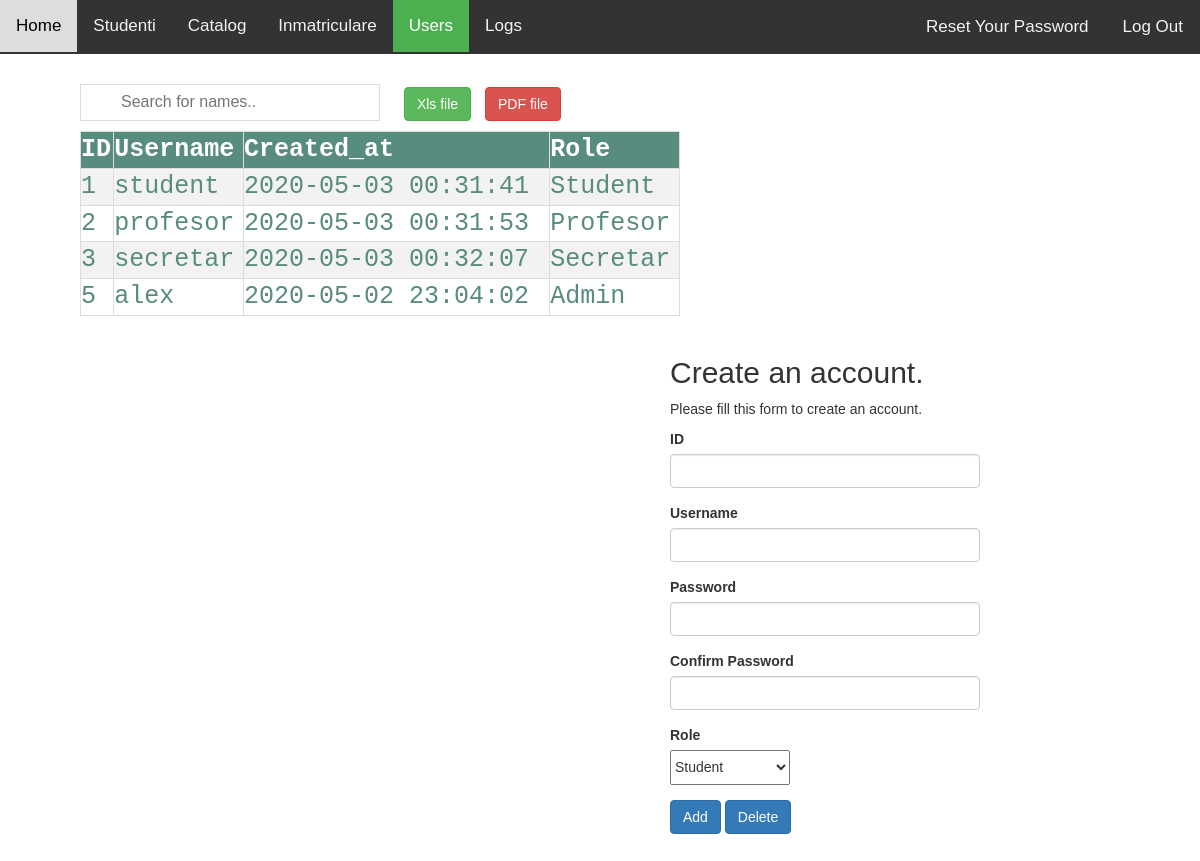
The app's page /source/users.php with its own data.
### tables this page shows
CREATE TABLE `users` (
  `id` int(11) NOT NULL AUTO_INCREMENT,
  `username` varchar(50) NOT NULL,
  `password` varchar(255) NOT NULL,
  `created_at` datetime DEFAULT current_timestamp(),
  `role` varchar(25) NOT NULL,
  PRIMARY KEY (`id`),
  UNIQUE KEY `username` (`username`)
);

### source/users.php (the view, shortened to what this page needs)
<?php
$id = $username = $password = $confirm_password = "";
$id_err = $username_err = $password_err = $confirm_password_err = "";
?>
<!DOCTYPE html>
<html>
<head>
    <link rel="stylesheet" href="https://maxcdn.bootstrapcdn.com/bootstrap/3.3.7/css/bootstrap.css">
</head>
<body>
<div class="topnav">
  <a href="index.php">Home</a>
  <a href="studenti.php">Studenti</a>
  <a href="catalog.php">Catalog</a>
  <a href="inmatriculare.php">Inmatriculare</a>
<a class="active" href="catalog.php">Users</a>
<a href="logs.php">Logs</a>
	<div class="topnav-right">
  		<a href="reset.php" class="btn btn" >Reset Your Password</a>
  		<a href="logout.php" class="btn btn ">Log Out</a>
	</div>
</div>
<span class="column-left" >
<input  type="text" id="myInput" onkeyup="myFunction()" placeholder="Search for names..">
<button class="btn btn-success" id= "btnXls" onclick="exportTableToExcel('myTable', 'Users')" >Xls file</button>
<button class="btn btn-danger" id="btnExport" value="Export" onclick="Export()" >PDF file</button>
</span>
<table id="myTable" class="column-left" border="1">
<tr>
<th onclick="sortTable(0)">ID</th>
<th onclick="sortTable(1)">Username</th>
<th onclick="sortTable(2)">Created_at</th>
<th onclick="sortTable(3)">Role</th>
</tr>
<?php
$conn = mysqli_connect("localhost", "", "", "");
$sql    = "SELECT id,username,created_at,role FROM users";
$result = $conn->query($sql);
if ($result->num_rows > 0) {
    while ($row = $result->fetch_assoc()) {
        echo "<tr><td>" . $row["id"] . "</td><td>" . $row["username"] . "</td><td>" . $row["created_at"] . "</td><td>" . $row["role"] . "</td></tr>";
    }
    echo "</table>";
} else {
    echo "0 results";
}
?>
		<form class="column-right" action="" method="post">
        <h2>Create an account.</h2>
        <p>Please fill this form to create an account.</p>
        <div class="form-group <?php echo (!empty($id_err)) ? 'has-error' : ''; ?>">
                <label>ID</label>
                <input type="text" name="id" class="form-control" value="<?php echo $id; ?>">
            </div>
            <div class="form-group <?php echo (!empty($username_err)) ? 'has-error' : ''; ?>">
                <label>Username</label>
                <input type="text" name="username" class="form-control" value="<?php echo $username; ?>">
            </div>
            <div class="form-group <?php echo (!empty($password_err)) ? 'has-error' : ''; ?>">
                <label>Password</label>
                <input type="password" name="password" class="form-control" value="<?php echo $password; ?>">
            </div>
            <div class="form-group <?php echo (!empty($confirm_password_err)) ? 'has-error' : ''; ?>">
                <label>Confirm Password</label>
                <input type="password" name="confirm_password" class="form-control" value="<?php echo $confirm_password; ?>">
            </div>
        <div class="form-group">
        <label>Role</label>
        	<br>
           	<select name="role_name" style="height:35px; width:120px" >
  				<option value="Student">Student</option>
			</select>
        	</div>
            <div class="form-group">
                <input type="submit" name="Add" class="btn btn-primary" value="Add">
                <input type="submit" name="Delete" class="btn btn-primary" value="Delete">
            </div>
        </form>
</body>
</html>

### source/users.php (style rules this page uses)
body { margin: 0; font-family: Arial, Helvetica, sans-serif; }
.topnav { overflow: hidden; background-color: #333; }
.topnav-right { float:right; }
.topnav a { float: left; color: #f2f2f2; text-align: center; padding: 14px 16px; text-decoration: none; font-size: 17px; }
.topnav a.active { background-color: #4CAF50; color: white; }
table { clear: left; border-collapse: collapse; width: 50%; color: #588c7e; font-family: monospace; font-size: 25px; text-align: left; margin-left: 80px; border: 1px solid #ddd; }
th { cursor: pointer; background-color: #588c7e; color: white; }
tr:nth-child(even) { background-color: #f2f2f2 }
.column-left { float: left; }
.column-right { float: right; width: 350px; margin-right: 200px; margin-left:100px; padding: 20px; }
#myInput { background-image: url('https://img.icons8.com/android/24/000000/search.png'); background-position: 5px 7px; background-repeat: no-repeat; width: 300px; font-size: 16px; padding: 6px 20px 6px 40px; border: 1px solid #ddd; margin-top: 30px; margin-bottom: 10px; margin-left: 80px; margin-right: 20px; }
#btnXls { margin-right: 10px; }

### records on screen
users: id "1", username "student", created_at "2020-05-03 00:31:41", role "Student"
users: id "2", username "profesor", created_at "2020-05-03 00:31:53", role "Profesor"
users: id "3", username "secretar", created_at "2020-05-03 00:32:07", role "Secretar"
users: id "5", username "alex", created_at "2020-05-02 23:04:02", role "Admin"
